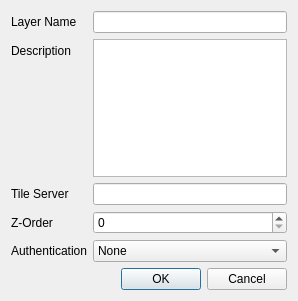
<?xml version="1.0" encoding="UTF-8"?>
<ui version="4.0">
 <class>LayerPropertiesDialog</class>
 <widget class="QDialog" name="LayerPropertiesDialog">
  <property name="geometry">
   <rect>
    <x>0</x>
    <y>0</y>
    <width>298</width>
    <height>301</height>
   </rect>
  </property>
  <property name="windowTitle">
   <string>Dialog</string>
  </property>
  <layout class="QVBoxLayout" name="verticalLayout">
   <item>
    <layout class="QFormLayout" name="formLayout">
     <item row="0" column="0">
      <widget class="QLabel" name="label">
       <property name="text">
        <string>Layer Name</string>
       </property>
      </widget>
     </item>
     <item row="0" column="1">
      <widget class="QLineEdit" name="lneLayerName"/>
     </item>
     <item row="1" column="0">
      <widget class="QLabel" name="label_2">
       <property name="text">
        <string>Description</string>
       </property>
      </widget>
     </item>
     <item row="1" column="1">
      <widget class="QPlainTextEdit" name="pteDescription"/>
     </item>
     <item row="2" column="0">
      <widget class="QLabel" name="label_3">
       <property name="text">
        <string>Tile Server</string>
       </property>
      </widget>
     </item>
     <item row="2" column="1">
      <widget class="QLineEdit" name="lneTileServer"/>
     </item>
     <item row="4" column="0">
      <widget class="QLabel" name="label_4">
       <property name="text">
        <string>Authentication</string>
       </property>
      </widget>
     </item>
     <item row="4" column="1">
      <widget class="QComboBox" name="cboAuthType">
       <item>
        <property name="text">
         <string>None</string>
        </property>
       </item>
      </widget>
     </item>
     <item row="3" column="0">
      <widget class="QLabel" name="label_5">
       <property name="text">
        <string>Z-Order</string>
       </property>
      </widget>
     </item>
     <item row="3" column="1">
      <widget class="QSpinBox" name="spnZOrder"/>
     </item>
    </layout>
   </item>
   <item>
    <widget class="QDialogButtonBox" name="buttonBox">
     <property name="orientation">
      <enum>Qt::Horizontal</enum>
     </property>
     <property name="standardButtons">
      <set>QDialogButtonBox::Cancel|QDialogButtonBox::Ok</set>
     </property>
    </widget>
   </item>
  </layout>
 </widget>
 <resources/>
 <connections>
  <connection>
   <sender>buttonBox</sender>
   <signal>accepted()</signal>
   <receiver>LayerPropertiesDialog</receiver>
   <slot>accept()</slot>
   <hints>
    <hint type="sourcelabel">
     <x>248</x>
     <y>254</y>
    </hint>
    <hint type="destinationlabel">
     <x>157</x>
     <y>274</y>
    </hint>
   </hints>
  </connection>
  <connection>
   <sender>buttonBox</sender>
   <signal>rejected()</signal>
   <receiver>LayerPropertiesDialog</receiver>
   <slot>reject()</slot>
   <hints>
    <hint type="sourcelabel">
     <x>316</x>
     <y>260</y>
    </hint>
    <hint type="destinationlabel">
     <x>286</x>
     <y>274</y>
    </hint>
   </hints>
  </connection>
 </connections>
</ui>
